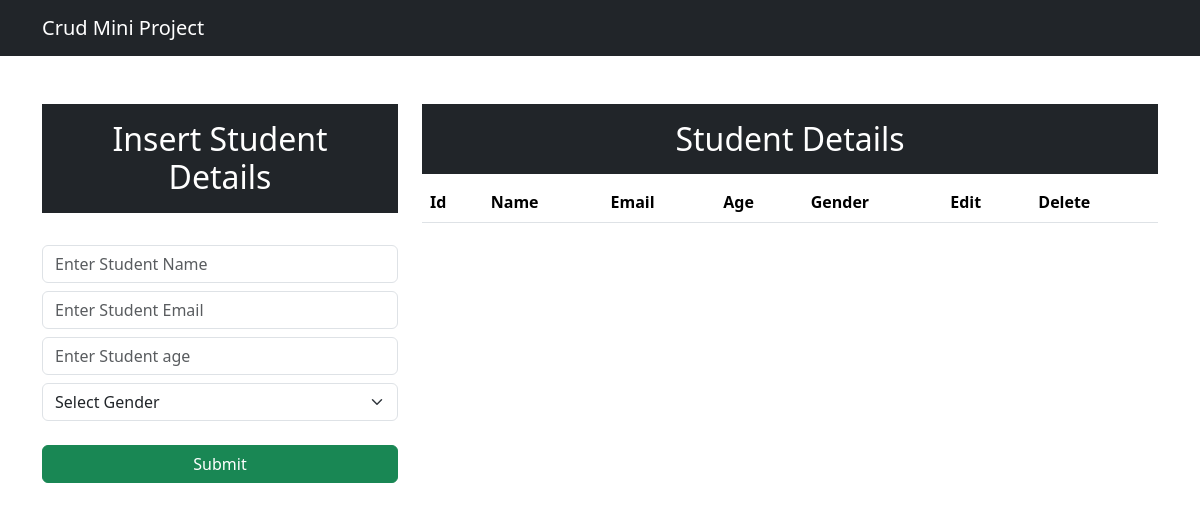
The app's page /, older data.
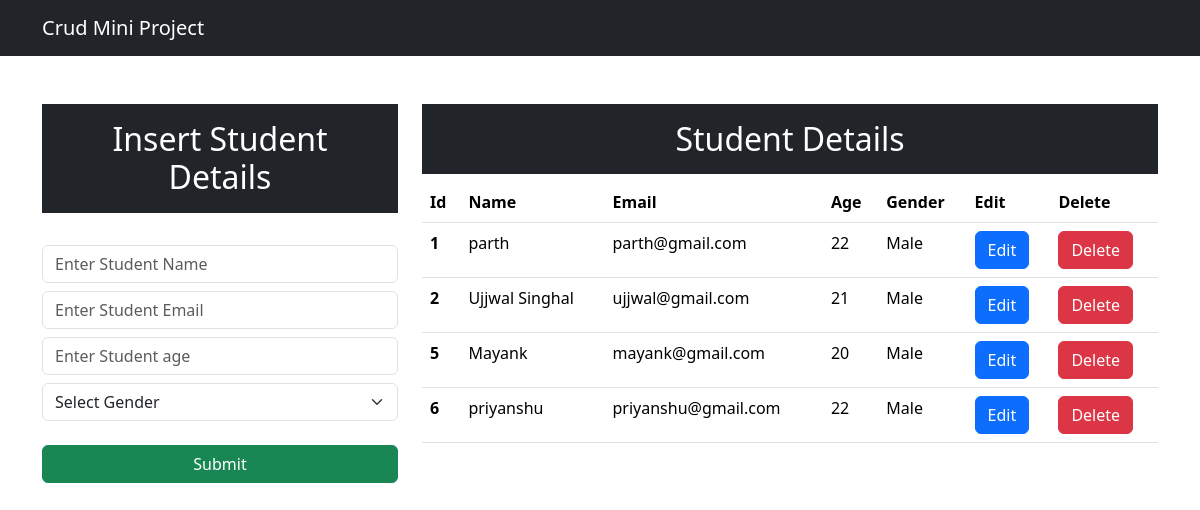
The same page, newer data.
### crudapp/models.py (models this page shows)
class Student(models.Model):
    name = models.CharField(max_length = 25, blank = False, null = False)
    email = models.EmailField()
    age = models.IntegerField()
    gender = models.CharField(max_length= 25, blank = False, null = False)
    def __str__(self):
        return self.name

### crudapp/views.py (the view)
# urls.py: path("", views.index, name = "index"),
def index(request):
    data = Student.objects.all()
    print(data)
    context = {"data":data}
    print(context)
    return render(request, "index.html", context)

### templates/index.html (shortened to what this page needs)
<!DOCTYPE html>
<html lang="en">
  <head>
    <link
      href="https://cdn.jsdelivr.net/npm/bootstrap@5.3.3/dist/css/bootstrap.min.css"
      rel="stylesheet"
    />
  </head>
  <body>
    <nav class="navbar navbar-expand-lg navbar-dark bg-dark">
      <div class="container-md">
        <a class="navbar-brand" href="/">Crud Mini Project</a>
      </div>
    </nav>
    <div class="container mt-5">
      <div class="row">
        <div class="col-md-4">
          <h2 class="text-white bg-dark text-center p-3">
            Insert Student Details
          </h2>
          <br />
          <form action="/insert" method="post">
            <div class="form-group">
              <input type="text" class="form-control" placeholder = "Enter Student Name" name = "name" required">
            </div>
            <div class="form-group">
              <input type="email" class="form-control mt-2" placeholder = "Enter Student Email" name = "email" required">
            </div>
            <div class="form-group">
              <input type="number" class="form-control mt-2" placeholder =
              "Enter Student age" name = "age" required">
            </div>
            <div class="form-group">
              <select
                id="gender"
                class="form-select mt-2"
                name="gender"
                required
              >
                <option selected>Select Gender</option>
              </select>
            </div>
            <br />
            <div class="d-grid gap-2">
              <button class="btn btn-success" type="submit">Submit</button>
            </div>
          </form>
        </div>
        <div class="col-md-8">
          <h2 class="text-center text-white bg-dark p-3">Student Details</h2>
          <table class="table">
            <thead>
              <tr>
                <th scope="col">Id</th>
                <th scope="col">Name</th>
                <th scope="col">Email</th>
                <th scope="col">Age</th>
                <th scope="col">Gender</th>
                <th scope="col">Edit</th>
                <th scope="col">Delete</th>
              </tr>
            </thead>
            <tbody>
              {% for d in data %}
              <tr>
                <th scope="row">{{d.id}}</th>
                <td>{{d.name}}</td>
                <td>{{d.email}}</td>
                <td>{{d.age}}</td>
                <td>{{d.gender}}</td>
                <td>
                  <a
                    type="button"
                    href="/update/{{d.id}}"
                    class="btn btn-primary"
                    >Edit</a
                  >
                </td>
                <td>
                  <a
                    type="button"
                    href="/delete/{{d.id}}"
                    class="btn btn-danger"
                    >Delete</a
                  >
                </td>
              </tr>
              {% endfor %}
            </tbody>
          </table>
        </div>
      </div>
    </div>
  </body>
</html>

Row changes from the older to the newer data that the page shows:
added Student: id "1", name "parth", email "parth@gmail.com", age "22", gender "Male"
added Student: id "2", name "Ujjwal Singhal", email "ujjwal@gmail.com", age "21", gender "Male"
added Student: id "5", name "Mayank", email "mayank@gmail.com", age "20", gender "Male"
added Student: id "6", name "priyanshu", email "priyanshu@gmail.com", age "22", gender "Male"
